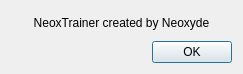
<?xml version="1.0" encoding="UTF-8"?>
<ui version="4.0">
 <class>AboutForm</class>
 <widget class="QDialog" name="AboutForm">
  <property name="geometry">
   <rect>
    <x>0</x>
    <y>0</y>
    <width>243</width>
    <height>74</height>
   </rect>
  </property>
  <property name="windowTitle">
   <string>About</string>
  </property>
  <layout class="QVBoxLayout" name="verticalLayout">
   <item>
    <widget class="QLabel" name="label">
     <property name="text">
      <string>NeoxTrainer created by Neoxyde</string>
     </property>
     <property name="alignment">
      <set>Qt::AlignCenter</set>
     </property>
    </widget>
   </item>
   <item>
    <widget class="QDialogButtonBox" name="buttonBox">
     <property name="orientation">
      <enum>Qt::Horizontal</enum>
     </property>
     <property name="standardButtons">
      <set>QDialogButtonBox::Ok</set>
     </property>
    </widget>
   </item>
  </layout>
 </widget>
 <resources/>
 <connections>
  <connection>
   <sender>buttonBox</sender>
   <signal>accepted()</signal>
   <receiver>AboutForm</receiver>
   <slot>accept()</slot>
   <hints>
    <hint type="sourcelabel">
     <x>248</x>
     <y>254</y>
    </hint>
    <hint type="destinationlabel">
     <x>157</x>
     <y>274</y>
    </hint>
   </hints>
  </connection>
  <connection>
   <sender>buttonBox</sender>
   <signal>rejected()</signal>
   <receiver>AboutForm</receiver>
   <slot>reject()</slot>
   <hints>
    <hint type="sourcelabel">
     <x>316</x>
     <y>260</y>
    </hint>
    <hint type="destinationlabel">
     <x>286</x>
     <y>274</y>
    </hint>
   </hints>
  </connection>
 </connections>
</ui>
